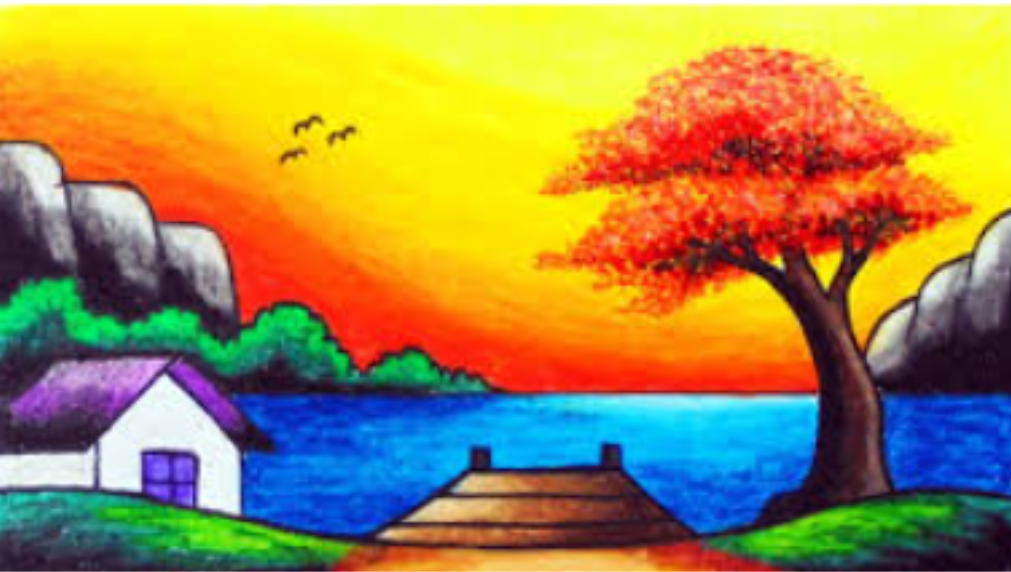
#> input picture Lab Experiments/Input/Image 3.png, 1011 x 572 px
$ python Program3.py
#> lines starting #> are read from the running program, lines starting #| are printed output that depends on the picture
import cv2

img = cv2.imread("Input/Image 3.png")
#> img is the input picture: shape (572, 1011, 3); mean B, G, R 73.1, 139.9, 163.6

if img is not None:
    gray_img = cv2.cvtColor(img, cv2.COLOR_BGR2GRAY)
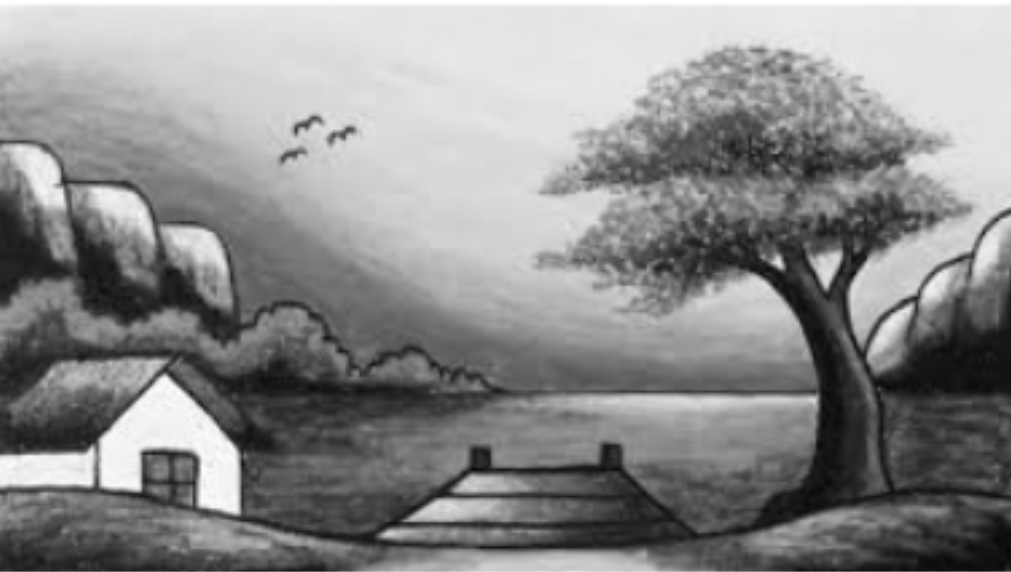
#> gray_img: shape (572, 1011); min 5, max 255, mean 139.4
    edges = cv2.Canny(gray_img, 100, 200)
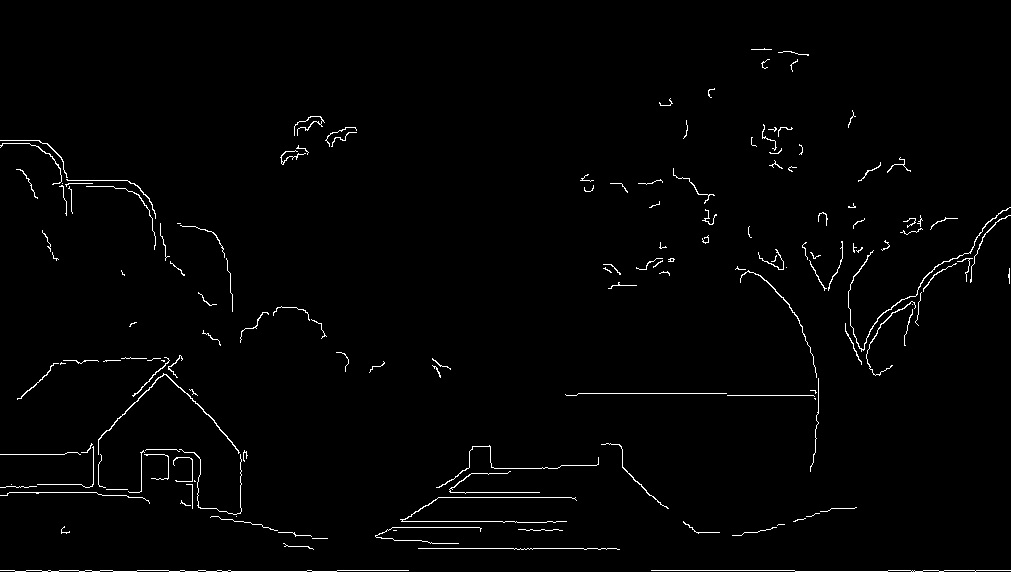
#> edges: shape (572, 1011); 1.4% white in thin lines or dots
    cv2.imwrite("canny_output.jpg", edges)
    cv2.imshow("Original", img)
    cv2.imshow("Canny Outline", edges)
    cv2.waitKey(0)
    cv2.destroyAllWindows()
else:
    print("Error: Could not read the image.")

$ run again, with Lab Experiments/Input/Image 1.png copied over Lab Experiments/Input/Image 3.png
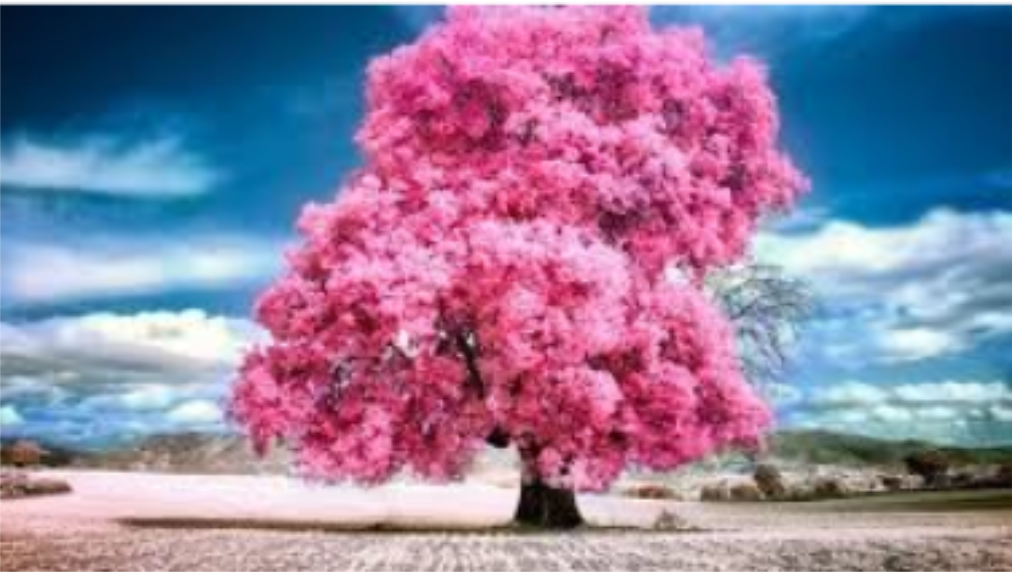
#> input picture Lab Experiments/Input/Image 1.png, 1012 x 572 px
#> img is the input picture: shape (572, 1012, 3); mean B, G, R 158.4, 127.3, 145
#> `gray_img = cv2.cvtColor(img, cv2.COLOR_BGR2GRAY)`:
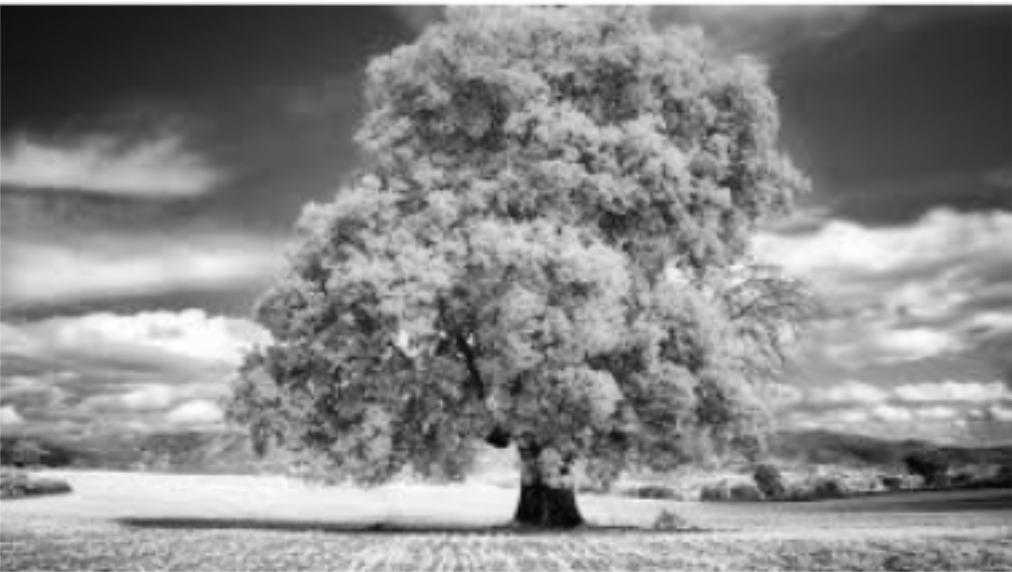
#> gray_img: shape (572, 1012); min 3, max 255, mean 136.2
#> `edges = cv2.Canny(gray_img, 100, 200)`:
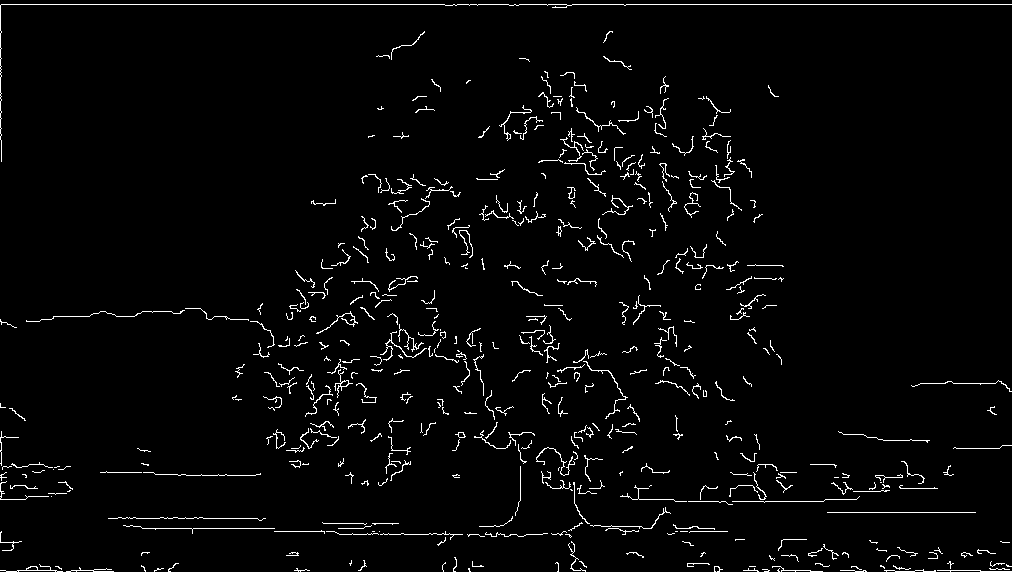
#> edges: shape (572, 1012); 2.7% white in thin lines or dots

$ run again, with Lab Experiments/Input/Image 10.png copied over Lab Experiments/Input/Image 3.png
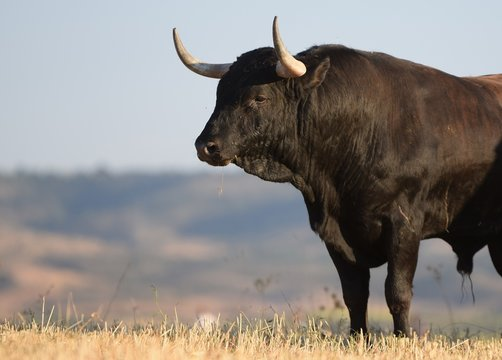
#> input picture Lab Experiments/Input/Image 10.png, 502 x 360 px
#> img is the input picture: shape (360, 502, 3); mean B, G, R 130.1, 135, 140.6
#> `gray_img = cv2.cvtColor(img, cv2.COLOR_BGR2GRAY)`:
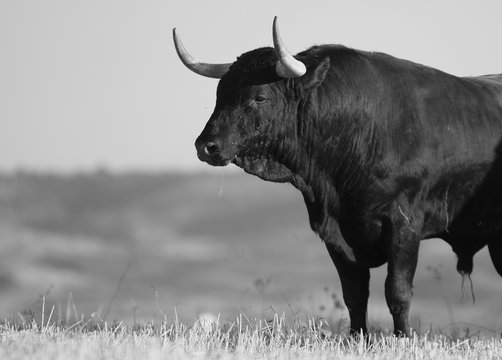
#> gray_img: shape (360, 502); min 2, max 250, mean 136.1
#> `edges = cv2.Canny(gray_img, 100, 200)`:
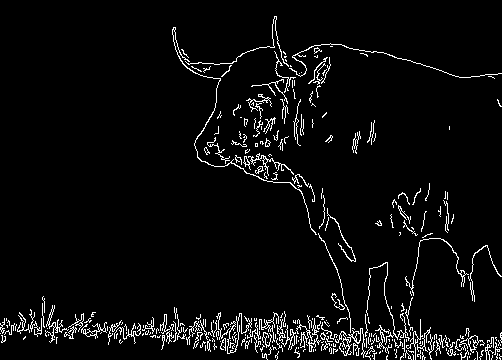
#> edges: shape (360, 502); 4.6% white in thin lines or dots

$ run again, with Lab Experiments/Input/Image 11.png copied over Lab Experiments/Input/Image 3.png
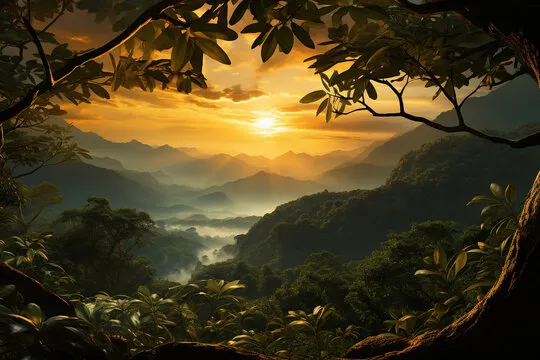
#> input picture Lab Experiments/Input/Image 11.png, 540 x 360 px
#> img is the input picture: shape (360, 540, 3); mean B, G, R 30.1, 61.1, 74.2
#> `gray_img = cv2.cvtColor(img, cv2.COLOR_BGR2GRAY)`:
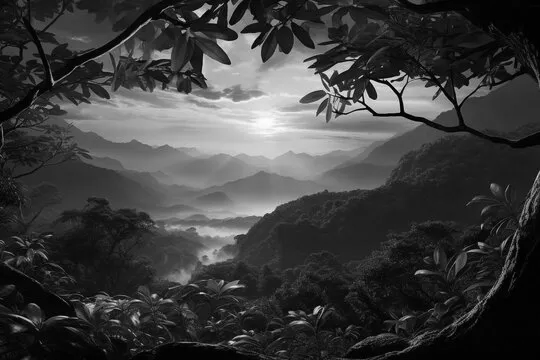
#> gray_img: shape (360, 540); min 0, max 254, mean 61.5
#> `edges = cv2.Canny(gray_img, 100, 200)`:
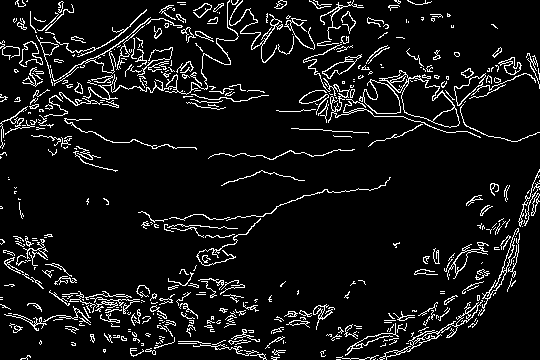
#> edges: shape (360, 540); 7.9% white in thin lines or dots
